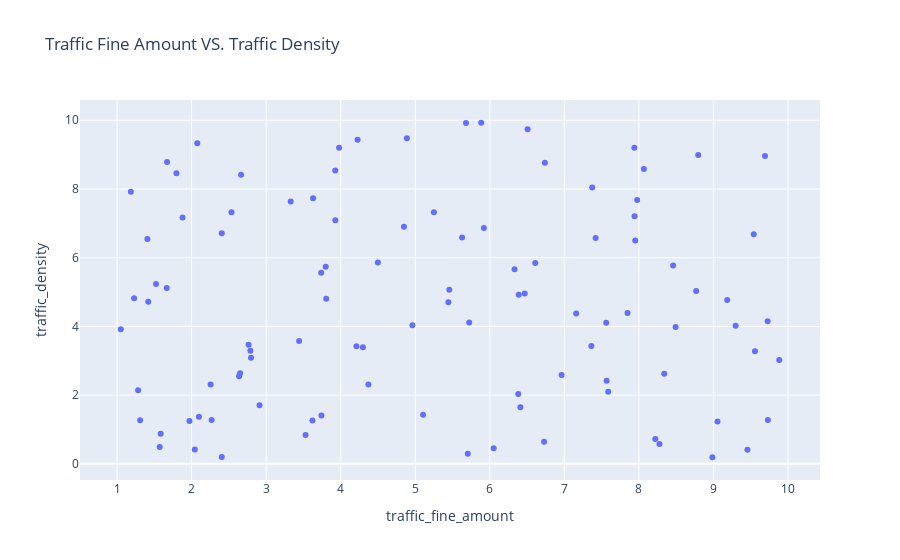

Notebook code for this chart:
### Code cell
fig = px.scatter(df.head(102), x = 'traffic_fine_amount', y = 'traffic_density',
                 title = 'Traffic Fine Amount VS. Traffic Density')
fig.show()
